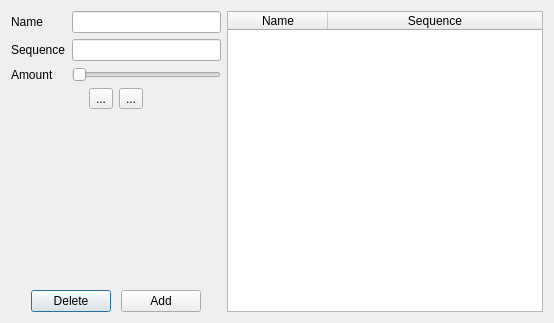
<?xml version="1.0" encoding="UTF-8"?>
<ui version="4.0">
 <class>Dialog</class>
 <widget class="QDialog" name="Dialog">
  <property name="geometry">
   <rect>
    <x>0</x>
    <y>0</y>
    <width>554</width>
    <height>323</height>
   </rect>
  </property>
  <property name="windowTitle">
   <string>Dialog</string>
  </property>
  <layout class="QVBoxLayout" name="verticalLayout_2">
   <item>
    <layout class="QHBoxLayout" name="horizontalLayout_3" stretch="0,3">
     <item>
      <layout class="QVBoxLayout" name="verticalLayout" stretch="0,0,1,0">
       <item>
        <layout class="QFormLayout" name="formLayout">
         <property name="sizeConstraint">
          <enum>QLayout::SetFixedSize</enum>
         </property>
         <item row="0" column="0">
          <widget class="QLabel" name="labelName">
           <property name="text">
            <string>Name</string>
           </property>
          </widget>
         </item>
         <item row="0" column="1">
          <widget class="QLineEdit" name="lineName"/>
         </item>
         <item row="1" column="0">
          <widget class="QLabel" name="labelSequence">
           <property name="text">
            <string>Sequence</string>
           </property>
          </widget>
         </item>
         <item row="1" column="1">
          <widget class="QLineEdit" name="lineSequence"/>
         </item>
         <item row="2" column="0">
          <widget class="QLabel" name="labelAmount">
           <property name="text">
            <string>Amount</string>
           </property>
          </widget>
         </item>
         <item row="2" column="1">
          <widget class="QSlider" name="hSliderSequenceCount">
           <property name="orientation">
            <enum>Qt::Horizontal</enum>
           </property>
          </widget>
         </item>
        </layout>
       </item>
       <item>
        <layout class="QGridLayout" name="gridLayout">
         <item row="0" column="3">
          <spacer name="horizontalSpacer">
           <property name="orientation">
            <enum>Qt::Horizontal</enum>
           </property>
           <property name="sizeHint" stdset="0">
            <size>
             <width>40</width>
             <height>20</height>
            </size>
           </property>
          </spacer>
         </item>
         <item row="0" column="1">
          <widget class="QToolButton" name="btnPlus">
           <property name="text">
            <string>...</string>
           </property>
           <property name="icon">
            <iconset>
             <normaloff>../icons/Plus_Sign-512.png</normaloff>../icons/Plus_Sign-512.png</iconset>
           </property>
          </widget>
         </item>
         <item row="0" column="2">
          <widget class="QToolButton" name="btnMinus">
           <property name="text">
            <string>...</string>
           </property>
           <property name="icon">
            <iconset>
             <normaloff>../icons/minus-512.png</normaloff>../icons/minus-512.png</iconset>
           </property>
          </widget>
         </item>
         <item row="0" column="0">
          <spacer name="horizontalSpacer_2">
           <property name="orientation">
            <enum>Qt::Horizontal</enum>
           </property>
           <property name="sizeHint" stdset="0">
            <size>
             <width>40</width>
             <height>20</height>
            </size>
           </property>
          </spacer>
         </item>
        </layout>
       </item>
       <item>
        <spacer name="verticalSpacer">
         <property name="orientation">
          <enum>Qt::Vertical</enum>
         </property>
         <property name="sizeHint" stdset="0">
          <size>
           <width>20</width>
           <height>40</height>
          </size>
         </property>
        </spacer>
       </item>
       <item>
        <layout class="QHBoxLayout" name="horizontalLayout">
         <property name="spacing">
          <number>10</number>
         </property>
         <property name="leftMargin">
          <number>20</number>
         </property>
         <property name="rightMargin">
          <number>20</number>
         </property>
         <item>
          <widget class="QPushButton" name="btnDeleteSequence">
           <property name="text">
            <string>Delete</string>
           </property>
          </widget>
         </item>
         <item>
          <widget class="QPushButton" name="btnAddSequence">
           <property name="text">
            <string>Add</string>
           </property>
          </widget>
         </item>
        </layout>
       </item>
      </layout>
     </item>
     <item>
      <widget class="QTableWidget" name="tableSequence">
       <attribute name="horizontalHeaderStretchLastSection">
        <bool>true</bool>
       </attribute>
       <attribute name="verticalHeaderShowSortIndicator" stdset="0">
        <bool>false</bool>
       </attribute>
       <attribute name="verticalHeaderStretchLastSection">
        <bool>false</bool>
       </attribute>
       <column>
        <property name="text">
         <string>Name</string>
        </property>
       </column>
       <column>
        <property name="text">
         <string>Sequence</string>
        </property>
       </column>
      </widget>
     </item>
    </layout>
   </item>
  </layout>
 </widget>
 <resources>
  <include location="../Resources.qrc"/>
 </resources>
 <connections/>
</ui>
